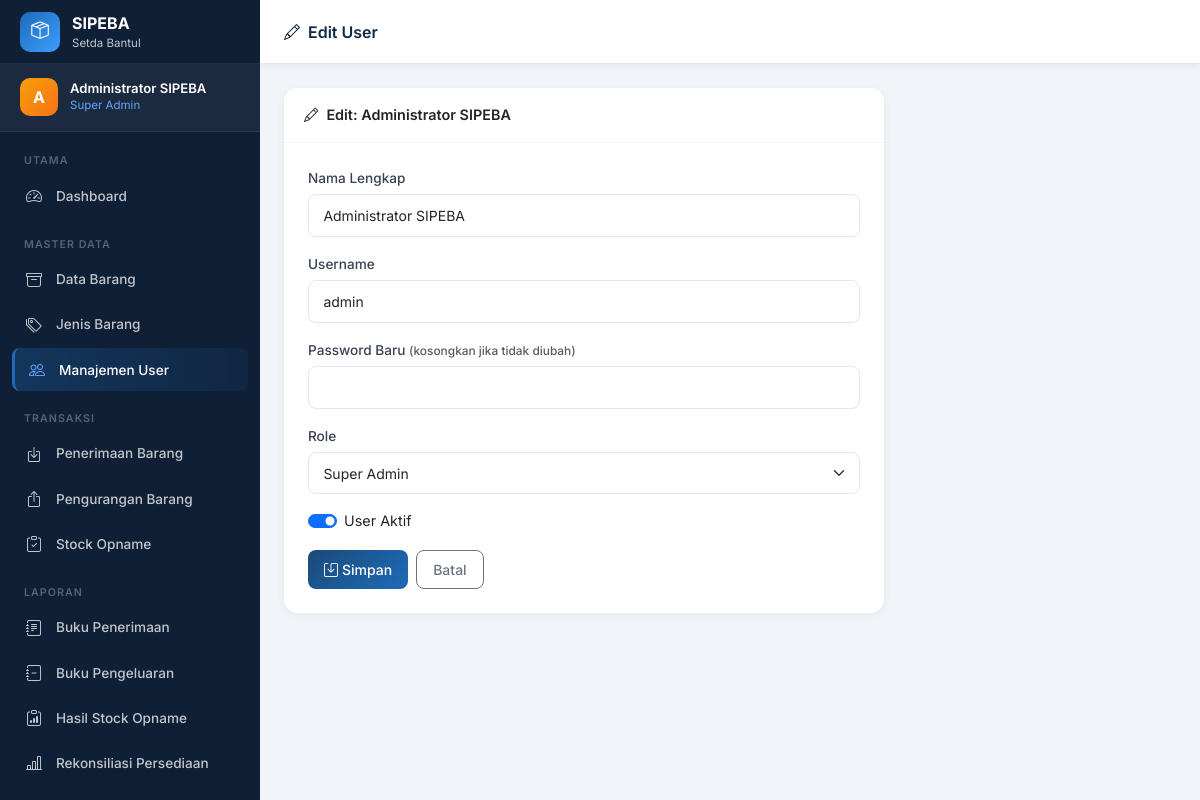
/master_data/users/edit.php?id=1 (signed in), run on the app's committed database.
### tables this page shows
CREATE TABLE `users` (
  `id` INT UNSIGNED AUTO_INCREMENT PRIMARY KEY,
  `nama` VARCHAR(100) NOT NULL,
  `username` VARCHAR(50) NOT NULL UNIQUE,
  `password` VARCHAR(255) NOT NULL,
  `role` ENUM('superadmin','kepala','pengurus') NOT NULL,
  `id_bagian` INT UNSIGNED NULL,
  `is_active` TINYINT(1) DEFAULT 1,
  `created_at` TIMESTAMP DEFAULT CURRENT_TIMESTAMP,
  FOREIGN KEY (`id_bagian`) REFERENCES `bagian`(`id`) ON DELETE SET NULL
);

### config/auth.php (called while the page is built, shortened)
<?php
function getCurrentUser(): array {
    return $_SESSION['user'] ?? [];
}
function getUserRole(): string {
    return $_SESSION['user']['role'] ?? '';
}

### master_data/users/edit.php (the view, shortened to what this page needs)
<?php
require_once __DIR__ . '/../../config/bootstrap.php';
$id = (int)($_GET['id'] ?? 0);
$stmt = $conn->prepare("SELECT * FROM users WHERE id=?");
$stmt->bind_param('i', $id); $stmt->execute();
$user_edit = $stmt->get_result()->fetch_assoc(); $stmt->close();
include BASE_PATH . '/includes/header.php';
include BASE_PATH . '/includes/sidebar.php';
?>
<div class="main-content">
  <div class="topbar">
    <div class="topbar-title"><i class="bi bi-pencil me-2"></i>Edit User</div>
  </div>
  <div class="page-content">
    <div class="card" style="max-width:600px">
      <div class="card-header"><i class="bi bi-pencil me-2"></i>Edit: <?=htmlspecialchars($user_edit['nama'])?></div>
      <div class="card-body p-4">
        <form method="POST">
          <div class="mb-3">
            <label class="form-label">Nama Lengkap</label>
            <input type="text" name="nama" class="form-control" value="<?=htmlspecialchars($_POST['nama']??$user_edit['nama'])?>" required>
          </div>
          <div class="mb-3">
            <label class="form-label">Username</label>
            <input type="text" name="username" class="form-control" value="<?=htmlspecialchars($_POST['username']??$user_edit['username'])?>" required>
          </div>
          <div class="mb-3">
            <label class="form-label">Password Baru <small class="text-muted">(kosongkan jika tidak diubah)</small></label>
            <input type="password" name="password" class="form-control" minlength="6">
          </div>
          <div class="mb-3">
            <label class="form-label">Role</label>
            <select name="role" class="form-select" id="roleSelect" onchange="toggleBagian(this.value)">
              <option value="superadmin" <?=$user_edit['role']==='superadmin'?'selected':''?>>Super Admin</option>
            </select>
          </div>
          <div class="mb-3">
            <div class="form-check form-switch">
              <input class="form-check-input" type="checkbox" name="is_active" id="is_active" <?=$user_edit['is_active']?'checked':''?>>
              <label class="form-check-label" for="is_active">User Aktif</label>
            </div>
          </div>
          <div class="d-flex gap-2">
            <button type="submit" class="btn btn-primary"><i class="bi bi-save me-1"></i>Simpan</button>
            <a href="index.php" class="btn btn-outline-secondary">Batal</a>
          </div>
        </form>
      </div>
    </div>
  </div>
</div>
<?php include BASE_PATH . '/includes/footer.php'; ?>

### includes/sidebar.php (shortened to what this page needs)
<?php
$user = getCurrentUser();
$role = getUserRole();
$curPath = $_SERVER['PHP_SELF'];
function isActive(string $path): string {
    global $curPath;
    return (strpos($curPath, $path) !== false) ? 'active' : '';
}
?>
<nav id="sidebar" class="sidebar">
  <div class="sidebar-brand">
    <div class="brand-icon"><i class="bi bi-box-seam"></i></div>
    <div class="brand-text">
      <span class="brand-name">SIPEBA</span>
      <span class="brand-sub">Setda Bantul</span>
    </div>
  </div>
  <div class="sidebar-user">
    <div class="user-avatar">
      <?= strtoupper(substr($user['nama'] ?? 'U', 0, 1)) ?>
    </div>
    <div class="user-info">
      <div class="user-name"><?= htmlspecialchars($user['nama'] ?? '') ?></div>
      <div class="user-role">
        <?php
        $roleLabel = ['superadmin' => 'Super Admin', 'kepala' => 'Kepala Bagian', 'pengurus' => 'Pengurus Barang'];
        echo $roleLabel[$role] ?? $role;
        ?>
      </div>
    </div>
  </div>
  <div class="sidebar-menu">
    <div class="menu-group">
      <span class="menu-label">Utama</span>
      <a href="<?= BASE_URL ?>/dashboard.php"
         class="menu-item <?= isActive('/dashboard.php') ?>">
        <i class="bi bi-speedometer2"></i><span>Dashboard</span>
      </a>
    </div>
    <div class="menu-group">
      <span class="menu-label">Master Data</span>
      <a href="<?= BASE_URL ?>/master_data/barang/index.php" class="menu-item <?= isActive('/barang/') ?>">
        <i class="bi bi-archive"></i><span>Data Barang</span>
      </a>
      <a href="<?= BASE_URL ?>/master_data/jenis_barang/index.php" class="menu-item <?= isActive('/jenis_barang/') ?>">
        <i class="bi bi-tags"></i><span>Jenis Barang</span>
      </a>
      <?php if ($role === 'superadmin'): ?>
      <a href="<?= BASE_URL ?>/master_data/users/index.php" class="menu-item <?= isActive('/users/') ?>">
        <i class="bi bi-people"></i><span>Manajemen User</span>
      </a>
      <?php endif; ?>
    </div>
    <?php if (in_array($role, ['pengurus', 'superadmin'])): ?>
    <div class="menu-group">
      <span class="menu-label">Transaksi</span>
      <a href="<?= BASE_URL ?>/transaksi/penerimaan/index.php" class="menu-item <?= isActive('/penerimaan/') ?>">
        <i class="bi bi-box-arrow-in-down"></i><span>Penerimaan Barang</span>
      </a>
      <a href="<?= BASE_URL ?>/transaksi/pengurangan/index.php" class="menu-item <?= isActive('/pengurangan/') ?>">
        <i class="bi bi-box-arrow-up"></i><span>Pengurangan Barang</span>
      </a>
      <a href="<?= BASE_URL ?>/transaksi/stock_opname/index.php" class="menu-item <?= isActive('/stock_opname/') ?>">
        <i class="bi bi-clipboard-check"></i><span>Stock Opname</span>
      </a>
    </div>
    <?php endif; ?>
    <div class="menu-group">
      <span class="menu-label">Laporan</span>
      <a href="<?= BASE_URL ?>/laporan/buku_penerimaan.php" class="menu-item <?= isActive('/buku_penerimaan') ?>">
        <i class="bi bi-journal-text"></i><span>Buku Penerimaan</span>
      </a>
      <a href="<?= BASE_URL ?>/laporan/buku_pengeluaran.php" class="menu-item <?= isActive('/buku_pengeluaran') ?>">
        <i class="bi bi-journal-minus"></i><span>Buku Pengeluaran</span>
      </a>
      <a href="<?= BASE_URL ?>/laporan/stock_opname.php" class="menu-item <?= isActive('/laporan/stock_opname') ?>">
        <i class="bi bi-clipboard-data"></i><span>Hasil Stock Opname</span>
      </a>
      <a href="<?= BASE_URL ?>/laporan/rekonsiliasi.php" class="menu-item <?= isActive('/rekonsiliasi') ?>">
        <i class="bi bi-bar-chart-line"></i><span>Rekonsiliasi Persediaan</span>
      </a>
    </div>
  </div>
</nav>

### assets/css/style.css (style rules this page uses)
:root { --primary: #1a4a7a; --primary-dark: #0f2942; --primary-light: #1e6bb8; --accent: #f59e0b; --sidebar-width: 260px; --sidebar-bg: #0f1f35; --sidebar-text: rgba(255,255,255,0.75); --sidebar-hover: rgba(255,255,255,0.1); --sidebar-active-bg: linear-gradient(90deg, rgba(30,107,184,0.3), rgba(30,107,184,0.1)); --sidebar-active-border: #1e6bb8; --topbar-height: 64px; --card-radius: 14px; --transition: all .2s ease; --shadow-sm: 0 2px 8px rgba(0,0,0,0.06); --shadow-md: 0 4px 20px rgba(0,0,0,0.1); --shadow-lg: 0 10px 40px rgba(0,0,0,0.15); }
* { box-sizing: border-box; margin: 0; padding: 0; }
body { font-family: 'Inter', sans-serif; background: #f1f5f9; color: #1e293b; font-size: .9rem; }
.sidebar { width: var(--sidebar-width); background: var(--sidebar-bg); position: fixed; top: 0; left: 0; bottom: 0; display: flex; flex-direction: column; z-index: 1000; transition: transform .3s ease; overflow-y: auto; scrollbar-width: thin; scrollbar-color: rgba(255,255,255,0.1) transparent; }
.sidebar-brand { display: flex; align-items: center; gap: 12px; padding: 1.2rem 1.25rem; border-bottom: 1px solid rgba(255,255,255,0.07); min-height: var(--topbar-height); }
.brand-icon { width: 40px; height: 40px; background: linear-gradient(135deg, #1e6bb8, #3b9eff); border-radius: 10px; display: flex; align-items: center; justify-content: center; color: white; font-size: 1.1rem; flex-shrink: 0; }
.brand-name { color: white; font-weight: 700; font-size: 1rem; display: block; }
.brand-sub { color: var(--sidebar-text); font-size: .72rem; display: block; }
.sidebar-user { display: flex; align-items: center; gap: .75rem; padding: .9rem 1.25rem; background: rgba(255,255,255,0.05); border-bottom: 1px solid rgba(255,255,255,0.07); }
.user-avatar { width: 38px; height: 38px; background: linear-gradient(135deg, var(--accent), #f97316); border-radius: 10px; display: flex; align-items: center; justify-content: center; color: white; font-weight: 700; font-size: 1rem; flex-shrink: 0; }
.user-name { color: white; font-weight: 600; font-size: .82rem; line-height: 1.3; }
.user-role { color: #60a5fa; font-size: .72rem; }
.sidebar-menu { flex: 1; padding: .75rem 0; }
.menu-group { padding: 0 .75rem .5rem; }
.menu-label { display: block; color: rgba(255,255,255,0.3); font-size: .67rem; font-weight: 600; letter-spacing: 1px; text-transform: uppercase; padding: .6rem .75rem .3rem; }
.menu-item { display: flex; align-items: center; gap: .75rem; padding: .6rem .75rem; color: var(--sidebar-text); border-radius: 8px; text-decoration: none; font-size: .85rem; font-weight: 500; transition: var(--transition); position: relative; margin-bottom: 2px; }
.menu-item i { font-size: 1rem; width: 20px; text-align: center; flex-shrink: 0; }
.menu-item span { flex: 1; }
.menu-item.active { background: var(--sidebar-active-bg); color: white; border-left: 3px solid var(--sidebar-active-border); }
.menu-item.active i { color: #60a5fa; }
.main-content { margin-left: var(--sidebar-width); flex: 1; display: flex; flex-direction: column; min-height: 100vh; }
.topbar { height: var(--topbar-height); background: white; border-bottom: 1px solid #e2e8f0; display: flex; align-items: center; padding: 0 1.5rem; position: sticky; top: 0; z-index: 100; box-shadow: var(--shadow-sm); }
.topbar-title { font-weight: 600; font-size: 1rem; color: var(--primary-dark); flex: 1; }
.page-content { padding: 1.5rem; flex: 1; }
.card { border: none; border-radius: var(--card-radius); box-shadow: var(--shadow-sm); background: white; }
.card-header { background: white; border-bottom: 1px solid #f1f5f9; border-radius: var(--card-radius) var(--card-radius) 0 0 !important; padding: 1rem 1.25rem; font-weight: 600; font-size: .9rem; }
.form-control, .form-select { border: 1.5px solid #e2e8f0; border-radius: 8px; padding: .6rem .9rem; font-size: .875rem; transition: border-color .2s, box-shadow .2s; }
.form-label { font-weight: 500; font-size: .85rem; color: #374151; margin-bottom: .4rem; }
.btn { border-radius: 8px; font-weight: 500; font-size: .875rem; padding: .5rem 1rem; }
.btn-primary { background: linear-gradient(135deg, var(--primary), var(--primary-light)); border: none; }

### data on the page
users: nama "A", nama "Administrator SIPEBA", username "admin", role "Super Admin", is_active "☑"

### other printed values
$roleLabel[$role] "Super Admin"
